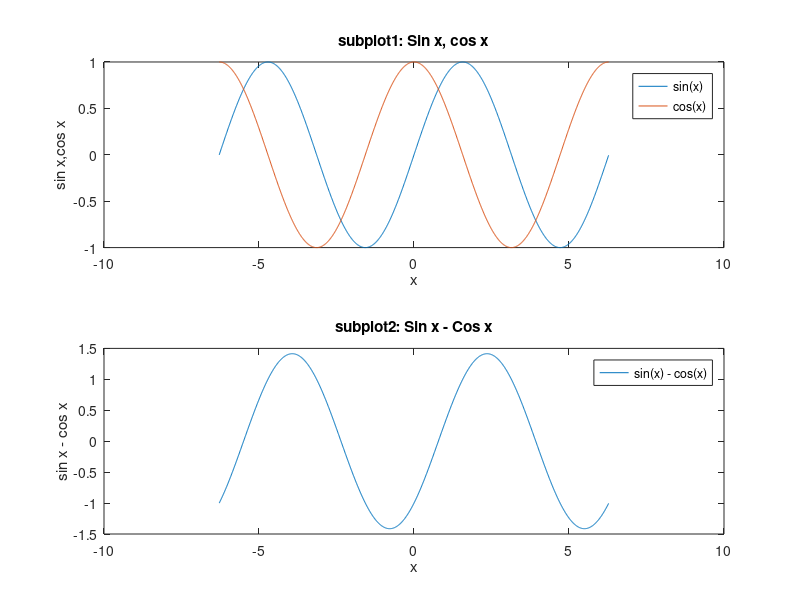

Here is the MATLAB script that generated this plot:
clear; clc; close all;
x = (-2*pi:0.01:2*pi);
y1 = sin(x);
y2 = cos(x);
figure;
subplot(2,1,1);
plot(x,y1);
hold on;
plot(x,y2);
legend('sin(x)','cos(x)')
title('subplot1: Sin x, cos x')
xlabel('x');
ylabel('sin x,cos x');
subplot(2,1,2);
plot(x,y1-y2);
legend('sin(x) - cos(x)')
title('subplot2: Sin x - Cos x')
xlabel('x');
ylabel('sin x - cos x');
